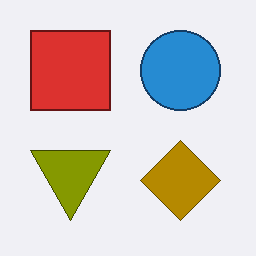
#> input picture samples/shapes.png, 256 x 256 px, found by its file name
$ python crypto.py
#> lines starting #> are read from the running program, lines starting #| are printed output that depends on the picture
#> further down, sample_img is the input picture: PIL image 256x256 RGB; mean R, G, B 212.7, 202.7, 198.2
### engine/chaos.py
"""Chaos generation engine for ChaosLock.

Uses the Logistic Map: x_{k+1} = r * x_k * (1 - x_k).
Provides deterministic derivation of (x0, r) from a user password via SHA-256,
and produces chaotic pseudo-random float sequences.
"""
import hashlib
import numpy as np


def key_from_password(password: str) -> tuple[float, float]:
    """Derive chaotic initial condition x0 and parameter r from a password.

    Algorithm steps:
    1. Compute SHA-256 digest of the password string.
    2. Map the first 8 bytes (64-bit integer) to initial state x0 in (0.1, 0.9).
    3. Map the next 8 bytes (64-bit integer) to growth parameter r in (3.9, 4.0).

    Why this design:
    - SHA-256 provides the avalanche effect: changing even 1 character in the
      password flips ~50% of the digest bits, yielding drastically different
      (x0, r) parameters.
    - x0 is kept strictly within (0.1, 0.9) to avoid the fixed points at 0 and 1.
    - r is kept within (3.9, 4.0) where the Logistic Map is in full chaotic regime
      with a positive Lyapunov exponent.

    Args:
        password: Plaintext password string.

    Returns:
        tuple (x0, r):
            x0 (float): Initial value strictly in (0.1, 0.9).
            r (float): Control parameter strictly in (3.9, 4.0).
    """
    if not password:
        raise ValueError("Password cannot be empty.")

    # Step 1: Hash the password with SHA-256
    digest = hashlib.sha256(password.encode("utf-8")).digest()

    # Step 2: Map first 8 bytes to x0 in (0.1, 0.9)
    # Using 2**64 + 1 ensures the fraction is strictly in (0, 1), so x0 is strictly in (0.1, 0.9)
    int_x0 = int.from_bytes(digest[:8], byteorder="big")
    fraction_x0 = (int_x0 + 1) / (2**64 + 1)
    x0 = 0.1 + 0.8 * fraction_x0

    # Step 3: Map next 8 bytes to r in (3.9, 4.0)
    int_r = int.from_bytes(digest[8:16], byteorder="big")
    fraction_r = (int_r + 1) / (2**64 + 1)
    r = 3.9 + 0.1 * fraction_r

    return float(x0), float(r)


def logistic_sequence(x0: float, r: float, n: int) -> np.ndarray:
    """Generate a sequence of n chaotic values using the Logistic Map.

    Equation: x_{k+1} = r * x_k * (1 - x_k)

    Algorithm steps:
    1. Discard the first 1,000 iterations ('burn-in').
       Why: Eliminates initial transients and ensures the sequence is on
       the chaotic attractor before we use it for cryptographic operations.
    2. Generate and store the next n iterations as float64 values.

    Args:
        x0: Initial condition in (0.1, 0.9).
        r: Chaotic parameter in (3.9, 4.0).
        n: Number of chaotic values to return.

    Returns:
        np.ndarray: 1D array of length n with dtype float64.
    """
    if n <= 0:
        raise ValueError("Length n must be a positive integer.")

    # Step 1: Burn-in phase (discard first 1000 iterations to eliminate transients)
    x = float(x0)
    for _ in range(1000):
        x = r * x * (1.0 - x)

    # Step 2: Generate the n values for permutation and diffusion
    seq = np.empty(n, dtype=np.float64)
    for i in range(n):
        x = r * x * (1.0 - x)
        seq[i] = x

    return seq

### engine/crypto.py
"""Image encryption and decryption engine for ChaosLock.

Implements a symmetric chaotic image cipher combining:
1. Spatial Permutation: Scrambles pixel locations via chaotic rank sorting.
2. Value Diffusion: Modifies pixel values via chaotic XOR masking.

Both operations are reversible given the exact same password and key sequence.
"""
from typing import Union
import os
from PIL import Image
import numpy as np

try:
    from engine.chaos import key_from_password, logistic_sequence
except ImportError:
    from chaos import key_from_password, logistic_sequence


def _prepare_image(image_input: Union[str, os.PathLike, Image.Image]) -> tuple[np.ndarray, str, tuple[int, int]]:
    """Load an image and convert it to a standardized NumPy array.

    Handles format normalization:
    - RGBA images are converted to RGB (stripping alpha channel as PNG transparency
      should not distort cryptographic diffusion).
    - Grayscale ('L') images are preserved as single-channel.
    - Other modes (e.g. palette 'P', 'CMYK') are converted to RGB.

    Args:
        image_input: File path, Path object, or PIL Image instance.

    Returns:
        tuple (arr, mode, (height, width)):
            arr (np.ndarray): Pixel array of uint8.
            mode (str): 'RGB' or 'L'.
            (height, width): Dimensions of the image.
    """
    if isinstance(image_input, Image.Image):
        img = image_input
    else:
        img = Image.open(image_input)

    # Standardize image color modes
    if img.mode == "RGBA":
        # Convert RGBA to RGB (strip transparency for consistent channel encryption)
        img = img.convert("RGB")
    elif img.mode != "L" and img.mode != "RGB":
        # Standardize other modes (e.g. palette 'P' or 'CMYK') to RGB
        img = img.convert("RGB")

    mode = img.mode
#> mode = 'RGB'
    width, height = img.size
#> width = 256; height = 256
    arr = np.array(img, dtype=np.uint8)

    return arr, mode, (height, width)


def encrypt(
    image_input: Union[str, os.PathLike, Image.Image],
    password: str,
    output_path: Union[str, os.PathLike, None] = None,
) -> Image.Image:
    """Encrypt an image using Logistic Map chaotic permutation and diffusion.

    Algorithm steps:
    1. Load image, convert RGBA to RGB, and obtain dimensions (H, W).
       Total pixels N = H * W.
    2. Derive (x0, r) from password using SHA-256 (key_from_password).
    3. Generate a single chaotic sequence of length 2N (logistic_sequence).
       - First N values: used for pixel permutation.
       - Last N values: used for pixel diffusion.
    4. Permutation:
       - Sort the first half with np.argsort to get an index permutation order.
       - Reorder flattened pixels: permuted = pixels[order].
       - Why: Neighboring pixels in natural images have high correlation. Shuffling
         pixel positions destroys spatial correlation across the entire image.
    5. Diffusion:
       - Derive 8-bit key bytes: key_bytes = floor((diff_seq * 1e8) % 256).
       - Why: Direct Logistic Map values follow a U-shaped distribution. Scaling by
         10^8 and taking modulo 256 yields a flat, uniform distribution of bytes [0, 255].
       - XOR every channel of the permuted pixels with key_bytes.
       - Why: XOR alters pixel values, completely flattening the histogram and preventing
         frequency/statistical attacks.
    6. Reshape back to (H, W, Channels) and format as PNG.
       Why PNG: Lossless compression is mandatory; lossy JPEG compression modifies
       byte values, which permanently breaks exact decryption.

    Args:
        image_input: Input image path or PIL Image.
        password: User-provided encryption password.
        output_path: Optional file path to save the encrypted PNG.

    Returns:
        Image.Image: The encrypted image in PNG-compatible format.
    """
    arr, mode, (height, width) = _prepare_image(image_input)
#> mode = 'RGB'; height = 256; width = 256
    num_pixels = height * width
#> num_pixels = 65536

    # Reshape pixels into a 2D matrix: (N, channels)
    # This vectorizes operations across all color channels simultaneously
    is_grayscale = (mode == "L")
#> is_grayscale = False
    if is_grayscale:
        flat_pixels = arr.reshape(num_pixels, 1)
    else:
        flat_pixels = arr.reshape(num_pixels, 3)

    # Step 1: Derive chaotic parameters (x0, r) from password
    x0, r = key_from_password(password)

    # Step 2: Generate ONE chaotic sequence of length 2N
    seq = logistic_sequence(x0, r, 2 * num_pixels)
    first_half = seq[:num_pixels]   # For permutation
    second_half = seq[num_pixels:]  # For diffusion

    # Step 3: Permutation (shuffle pixel spatial positions)
    # np.argsort returns the indices that would sort the chaotic sequence
    order = np.argsort(first_half)
    permuted = flat_pixels[order]

    # Step 4: Diffusion (alter pixel numerical values)
    # Modulo 256 with 1e8 multiplier flattens the U-shaped Logistic distribution
    key_bytes = np.floor((second_half * 1e8) % 256).astype(np.uint8)
    # Broadcast key_bytes across all channels (shape: (N, 1) ^ (N, Channels))
    diffused = permuted ^ key_bytes[:, None]

    # Step 5: Reshape back into 2D/3D image array
    if is_grayscale:
        encrypted_arr = diffused.reshape(height, width)
    else:
        encrypted_arr = diffused.reshape(height, width, 3)
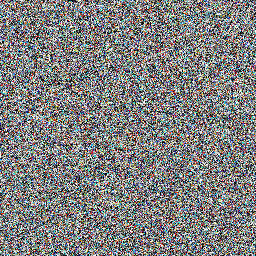
#> encrypted_arr: shape (256, 256, 3); mean of channels 0, 1, 2 127.3, 127.5, 127.2; drawn as R, G, B

    encrypted_img = Image.fromarray(encrypted_arr, mode=mode)

    if output_path:
        # Guarantee saving as PNG only (lossless format)
        encrypted_img.save(output_path, format="PNG")

    return encrypted_img


def decrypt(
    image_input: Union[str, os.PathLike, Image.Image],
    password: str,
    output_path: Union[str, os.PathLike, None] = None,
) -> Image.Image:
    """Decrypt an encrypted image by reversing diffusion and permutation.

    Algorithm steps (exact inverse of encryption):
    1. Load encrypted PNG and flatten to (N, channels).
    2. Re-derive (x0, r) from password and generate the exact same 2N sequence.
    3. Undo Diffusion FIRST:
       - Since XOR is an involution (A ^ B ^ B = A), XORing the encrypted pixels
         with key_bytes restores the permuted state.
    4. Undo Permutation SECOND:
       - Compute the inverse permutation via np.argsort(order).
       - Applying inverse_order restores pixels back to their original coordinates.
    5. Reshape back to original dimensions (H, W, Channels).

    Note on wrong password:
    If a wrong password is supplied, SHA-256 produces a different key stream.
    Decryption still runs without error, but yields pure pseudorandom noise.

    Args:
        image_input: Encrypted PNG image path or PIL Image.
        password: Plaintext password used for decryption.
        output_path: Optional file path to save the decrypted PNG.

    Returns:
        Image.Image: The decrypted image.
    """
#> called with password = 'SecretKey123'
    arr, mode, (height, width) = _prepare_image(image_input)
#> mode = 'RGB'; height = 256; width = 256
    num_pixels = height * width
#> num_pixels = 65536

    is_grayscale = (mode == "L")
#> is_grayscale = False
    if is_grayscale:
        flat_pixels = arr.reshape(num_pixels, 1)
    else:
        flat_pixels = arr.reshape(num_pixels, 3)

    # Step 1: Re-derive chaotic parameters (x0, r) from password
    x0, r = key_from_password(password)

    # Step 2: Regenerate the identical 2N sequence
    seq = logistic_sequence(x0, r, 2 * num_pixels)
    first_half = seq[:num_pixels]   # For permutation
    second_half = seq[num_pixels:]  # For diffusion

    # Step 3: Undo Diffusion (XOR first)
    key_bytes = np.floor((second_half * 1e8) % 256).astype(np.uint8)
    un_diffused = flat_pixels ^ key_bytes[:, None]

    # Step 4: Undo Permutation (Inverse permutation second)
    # Mathematical property: np.argsort(order) maps sorted indices back to their original positions
    order = np.argsort(first_half)
    inverse_order = np.argsort(order)
    restored = un_diffused[inverse_order]

    # Step 5: Reshape to original image dimensions
    if is_grayscale:
        decrypted_arr = restored.reshape(height, width)
    else:
        decrypted_arr = restored.reshape(height, width, 3)

    decrypted_img = Image.fromarray(decrypted_arr, mode=mode)

    if output_path:
        decrypted_img.save(output_path, format="PNG")

    return decrypted_img


if __name__ == "__main__":
    import sys

    # Quick command-line test demonstration
    test_sample = "samples/shapes.png"
    if not os.path.exists(test_sample):
        print(f"Sample file not found: {test_sample}")
        sys.exit(1)

    print(f"[CLI] Running round-trip test on {test_sample}...")
    sample_img = Image.open(test_sample).convert("RGB")
    sample_arr = np.array(sample_img)

    enc = encrypt(sample_img, "SecretKey123")
    dec = decrypt(enc, "SecretKey123")
    dec_arr = np.array(dec)

    diff = np.count_nonzero(sample_arr != dec_arr)
#> diff = 0
    print(f"[CLI] Differing pixels: {diff}")
#| [CLI] Differing pixels: 0
    if diff == 0:
        print("[CLI] SUCCESS: Decrypted image exactly matches the original!")
    else:
        print(f"[CLI] FAILURE: {diff} differing pixels found.")
        sys.exit(1)
